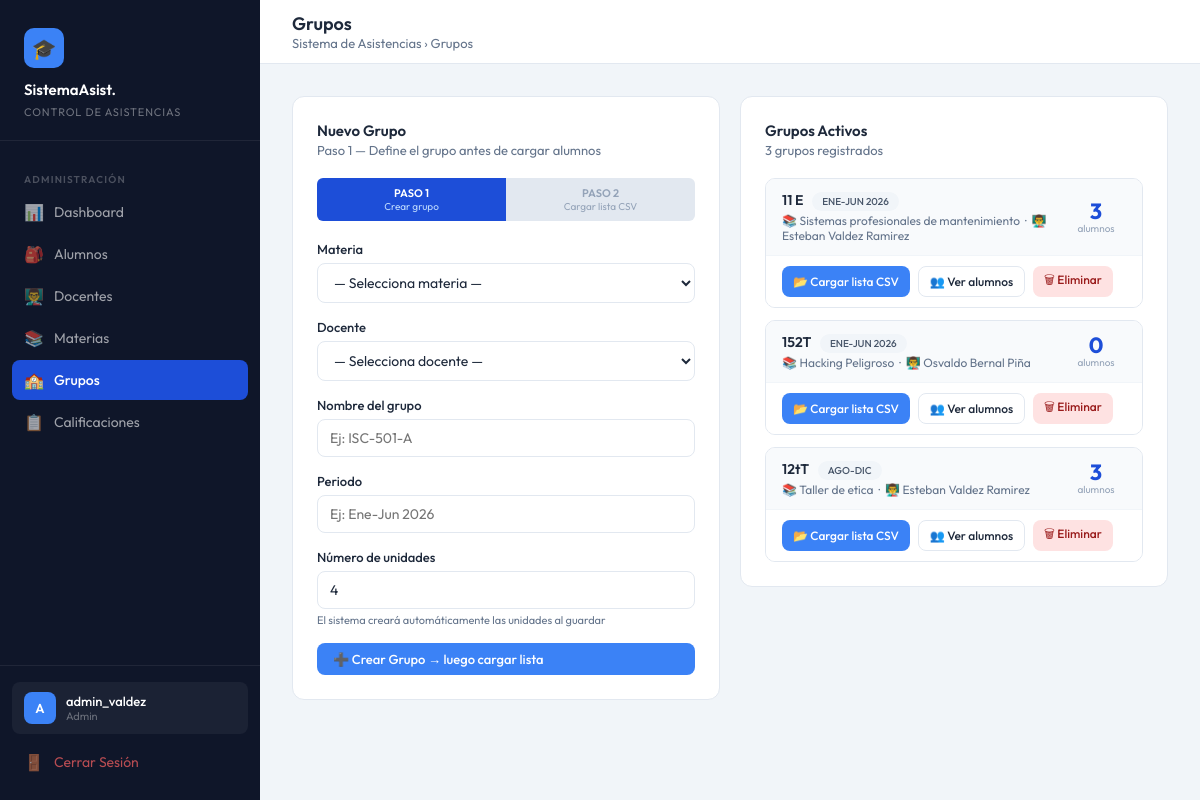
/index.php?accion=ver_grupos (signed in), run on the app's committed database.
### tables this page shows
CREATE TABLE `grupos` (
  `id_grupo` int(11) NOT NULL,
  `id_materia` int(11) NOT NULL,
  `id_docente` int(11) NOT NULL,
  `nombre_grupo` varchar(50) NOT NULL COMMENT 'Ej: ISC-501-A',
  `periodo` varchar(30) NOT NULL COMMENT 'Ej: Ene-Jun 2026',
  `num_unidades` tinyint(3) UNSIGNED NOT NULL DEFAULT 4,
  `activo` tinyint(1) NOT NULL DEFAULT 1
);

CREATE TABLE `materias` (
  `id_materia` int(11) NOT NULL,
  `clave_materia` varchar(20) NOT NULL COMMENT 'Clave institucional, ej: SCD-1001',
  `nombre` varchar(150) NOT NULL,
  `creditos` tinyint(3) UNSIGNED DEFAULT 5,
  `activa` tinyint(1) NOT NULL DEFAULT 1 COMMENT '1=activa, 0=inactiva'
);

CREATE TABLE `docentes` (
  `id_docente` int(11) NOT NULL,
  `numero_empleado` varchar(20) NOT NULL,
  `nombre` varchar(100) NOT NULL,
  `correo` varchar(100) NOT NULL,
  `id_usuario` int(11) DEFAULT NULL
);

### app/controllers/AdminController.php (called while the page is built, shortened)
<?php
class AdminController {
    private $pdo;
    public function __construct($pdo) { $this->pdo = $pdo; }
    public function verGrupos() {
        $grupos = $this->pdo->query(
            "SELECT g.*, m.nombre AS nombre_materia, d.nombre AS nombre_docente,
                    COUNT(ga.id_alumno) AS total_alumnos
             FROM grupos g
             JOIN materias m ON m.id_materia = g.id_materia
             JOIN docentes d ON d.id_docente = g.id_docente
             LEFT JOIN grupo_alumnos ga ON ga.id_grupo = g.id_grupo
             WHERE g.activo = 1
             GROUP BY g.id_grupo
             ORDER BY g.periodo DESC, g.nombre_grupo ASC"
        )->fetchAll(PDO::FETCH_ASSOC);
        require_once BASE_PATH . '/app/views/admin/grupos.php';
    }
}
?>

### app/views/admin/grupos.php (the view, shortened to what this page needs)
<?php
require_once BASE_PATH . '/app/views/layout/sidebar.php';
?>
<div class="grid-2" style="align-items:start;">
  <div class="card">
    <div class="card-header">
      <div>
        <div class="card-title">Nuevo Grupo</div>
        <div class="card-subtitle">Paso 1 — Define el grupo antes de cargar alumnos</div>
      </div>
    </div>
    <div style="display:flex; gap:0; margin-bottom:20px;">
      <div style="flex:1; text-align:center; padding:8px; background:#1d4ed8; border-radius:6px 0 0 6px;">
        <div style="color:#fff; font-size:11px; font-weight:600;">PASO 1</div>
        <div style="color:#bfdbfe; font-size:10px;">Crear grupo</div>
      </div>
      <div style="flex:1; text-align:center; padding:8px; background:#e2e8f0; border-radius:0 6px 6px 0;">
        <div style="color:#94a3b8; font-size:11px; font-weight:600;">PASO 2</div>
        <div style="color:#94a3b8; font-size:10px;">Cargar lista CSV</div>
      </div>
    </div>
    <form action="index.php?accion=guardar_grupo" method="POST">
      <div class="form-group">
        <label class="form-label">Materia</label>
        <select name="id_materia" class="form-control" required>
          <option value="">— Selecciona materia —</option>
        </select>
      </div>
      <div class="form-group">
        <label class="form-label">Docente</label>
        <select name="id_docente" class="form-control" required>
          <option value="">— Selecciona docente —</option>
        </select>
      </div>
      <div class="form-group">
        <label class="form-label">Nombre del grupo</label>
        <input type="text" name="nombre_grupo" class="form-control"
               placeholder="Ej: ISC-501-A" required maxlength="50">
      </div>
      <div class="form-group">
        <label class="form-label">Periodo</label>
        <input type="text" name="periodo" class="form-control"
               placeholder="Ej: Ene-Jun 2026" required maxlength="30">
      </div>
      <div class="form-group">
        <label class="form-label">Número de unidades</label>
        <input type="number" name="num_unidades" class="form-control"
               value="4" min="1" max="10" required>
        <small style="color:#64748b;font-size:11px;margin-top:4px;display:block;">
          El sistema creará automáticamente las unidades al guardar
        </small>
      </div>
      <button type="submit" class="btn btn-primary" style="width:100%;">
        ➕ Crear Grupo → luego cargar lista
      </button>
    </form>
  </div>
  <div class="card">
    <div class="card-header">
      <div>
        <div class="card-title">Grupos Activos</div>
        <div class="card-subtitle"><?= count($grupos ?? []) ?> grupos registrados</div>
      </div>
    </div>
    <?php if (!empty($grupos)): ?>
      <div style="display:flex; flex-direction:column; gap:12px;">
        <?php foreach ($grupos as $g): ?>
          <div style="border:1px solid #e2e8f0; border-radius:10px; overflow:hidden;">
            <div style="display:flex; align-items:center; justify-content:space-between;
                        padding:12px 16px; background:#f8fafc;">
              <div>
                <div style="font-weight:600; font-size:14px;">
                  <?= htmlspecialchars($g['nombre_grupo'], ENT_QUOTES, 'UTF-8') ?>
                  <span class="badge badge-gray" style="margin-left:6px; font-size:10px;">
                    <?= htmlspecialchars($g['periodo'], ENT_QUOTES, 'UTF-8') ?>
                  </span>
                </div>
                <div style="font-size:12px; color:#64748b; margin-top:2px;">
                  📚 <?= htmlspecialchars($g['nombre_materia'] ?? '', ENT_QUOTES, 'UTF-8') ?>
                  &nbsp;·&nbsp;
                  👨‍🏫 <?= htmlspecialchars($g['nombre_docente'] ?? '', ENT_QUOTES, 'UTF-8') ?>
                </div>
              </div>
              <div style="text-align:center; min-width:60px;">
                <div style="font-size:22px; font-weight:700; color:#1d4ed8; line-height:1;">
                  <?= (int)($g['total_alumnos'] ?? 0) ?>
                </div>
                <div style="font-size:10px; color:#94a3b8;">alumnos</div>
              </div>
            </div>
            <div style="padding:10px 16px; display:flex; gap:8px; background:#fff; border-top:1px solid #f1f5f9;">
              <a href="index.php?accion=cargar_lista_grupo&id_grupo=<?= (int)$g['id_grupo'] ?>"
                 class="btn btn-primary btn-sm">
                📂 Cargar lista CSV
              </a>
              <a href="index.php?accion=ver_alumnos_grupo&id_grupo=<?= (int)$g['id_grupo'] ?>"
                 class="btn btn-outline btn-sm">
                👥 Ver alumnos
              </a>
              <a href="index.php?accion=eliminar_grupo&id_grupo=<?= (int)$g['id_grupo'] ?>"
                 class="btn btn-sm" style="background:#fee2e2;color:#991b1b;"
                 onclick="return confirm('¿Eliminar este grupo y TODOS sus registros? Esta acción no se puede deshacer.')">
                🗑 Eliminar
              </a>
            </div>
          </div>
        <?php endforeach; ?>
      </div>
    <?php endif; ?>
  </div>
</div>
<?php require_once BASE_PATH . '/app/views/layout/footer.php'; ?>

### app/views/layout/sidebar.php (style rules this page uses)
:root { --sidebar-bg: #0f1629; --sidebar-hover: #1e2d4a; --sidebar-active:#1d4ed8; --accent: #3b82f6; --accent-light: #eff6ff; --success: #10b981; --warning: #f59e0b; --danger: #ef4444; --text-main: #1e293b; --text-muted: #64748b; --border: #e2e8f0; --card-bg: #ffffff; --page-bg: #f1f5f9; --sidebar-w: 260px; }
* { margin:0; padding:0; box-sizing:border-box; }
body { font-family:'Outfit',sans-serif; background:var(--page-bg); color:var(--text-main); display:flex; min-height:100vh; }
.card { background:var(--card-bg); border-radius:12px; border:1px solid var(--border); padding:24px; }
.card-header { display:flex; align-items:center; justify-content:space-between; margin-bottom:20px; }
.card-title { font-size:15px; font-weight:600; }
.card-subtitle { font-size:13px; color:var(--text-muted); margin-top:2px; }
.badge { display:inline-flex; align-items:center; padding:3px 10px; border-radius:999px; font-size:12px; font-weight:500; }
.badge-gray { background:#f1f5f9;color:#475569; }
.btn { display:inline-flex; align-items:center; gap:6px; padding:8px 16px; border-radius:8px; font-family:'Outfit',sans-serif; font-size:13px; font-weight:500; cursor:pointer; border:none; text-decoration:none; transition:all .15s; }
.btn-primary { background:var(--accent);color:#fff; }
.btn-outline { background:#fff;color:var(--text-main);border:1px solid var(--border); }
.btn-sm { padding:5px 11px;font-size:12px; }
.form-group { margin-bottom:16px; }
.form-label { display:block; font-size:13px; font-weight:500; margin-bottom:6px; }
.form-control { width:100%; padding:9px 12px; border:1px solid var(--border); border-radius:8px; font-family:'Outfit',sans-serif; font-size:14px; color:var(--text-main); transition:border-color .15s; background:#fff; }
select.form-control { cursor:pointer; }
.grid-2 { display:grid;grid-template-columns:1fr 1fr;gap:20px; }

### data on the page
grupos: nombre_grupo "11 E", periodo "ENE-JUN 2026", id_materia.nombre "Sistemas profesionales de mantenimiento", id_docente.nombre "Esteban Valdez Ramirez", total_alumnos "3"
grupos: nombre_grupo "152T", periodo "ENE-JUN 2026", id_materia.nombre "Hacking Peligroso", id_docente.nombre "Osvaldo Bernal Piña", total_alumnos "0"
grupos: nombre_grupo "12tT", periodo "AGO-DIC", id_materia.nombre "Taller de etica", id_docente.nombre "Esteban Valdez Ramirez", total_alumnos "3"

### other printed values
substr($_SESSION['username']??'U',0,1) "A"
$_SESSION['username'] "admin_valdez"
$rol "Admin"
$pageTitle "Grupos"
count($grupos ?? []) "3"
